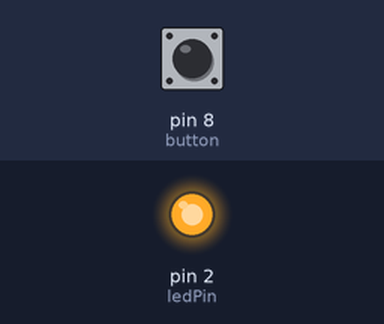
A sketch run on a simulated Arduino Uno, built with avr-gcc and run on an emulated ATmega328P. Parts: output pins drawn as LEDs (lit = HIGH). Inputs (shaded band) come from the test bench; at power-on: pin 8 (button) HIGH.

Above: at 1.2 s.
1.3 s: pin 8 (button) pulled LOW for 0.15 s
At 1.37 s:
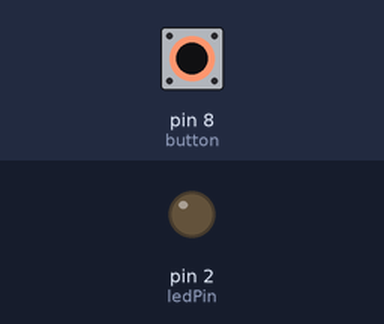
2.9 s: pin 8 (button) pulled LOW for 3.2 s
At 7.1 s:
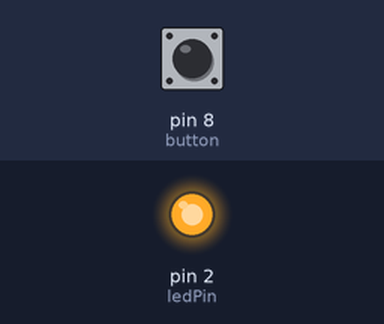
Timing chart, 0 to 8.6 s (numbered marks = the images above; inputs shaded):
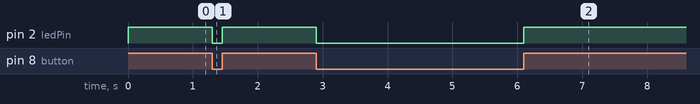

The sketch:

S11.ino
```cpp
const int ledPin = 2;
const int button = 8;
int state = 0 ;
// int buttonState = 0;
void setup() {
  pinMode(ledPin, OUTPUT);
  pinMode(button, INPUT_PULLUP);
}

void loop() {
  // buttonState = digitalRead(buttonPin);

  // analogWrite(ledPin , 255);
  if ((digitalRead(button)== 0))
    digitalWrite(ledPin , LOW);
  else
    digitalWrite (ledPin , HIGH);
  // if (buttonState == HIGH) {
  //   digitalWrite(ledPin, HIGH);
  // } else {
  //   digitalWrite(ledPin, LOW);
  // }
}


// int button = 0 ;

// void setup() {  // هتجهز شوية حاجات
//   pinMode(13, OUTPUT);
//   pinMode(2, INPUT);
//   //        pin_nom   state
// }

// void loop() {  // تكرار الكود
//   button = digitalRead(2);

//   Serial.print(button);
//   if(button){
//     digitalWrite(13,!digitalRead(13));
//   }

//   // digitalWrite(2,HIGH);
// }
```

Measured:
- after the input at 1.3 s, pin 2 (ledPin): HIGH → LOW at once, → HIGH 0.15 s later
- after the input at 2.9 s, pin 2 (ledPin): HIGH → LOW at once, → HIGH 3.2 s later
